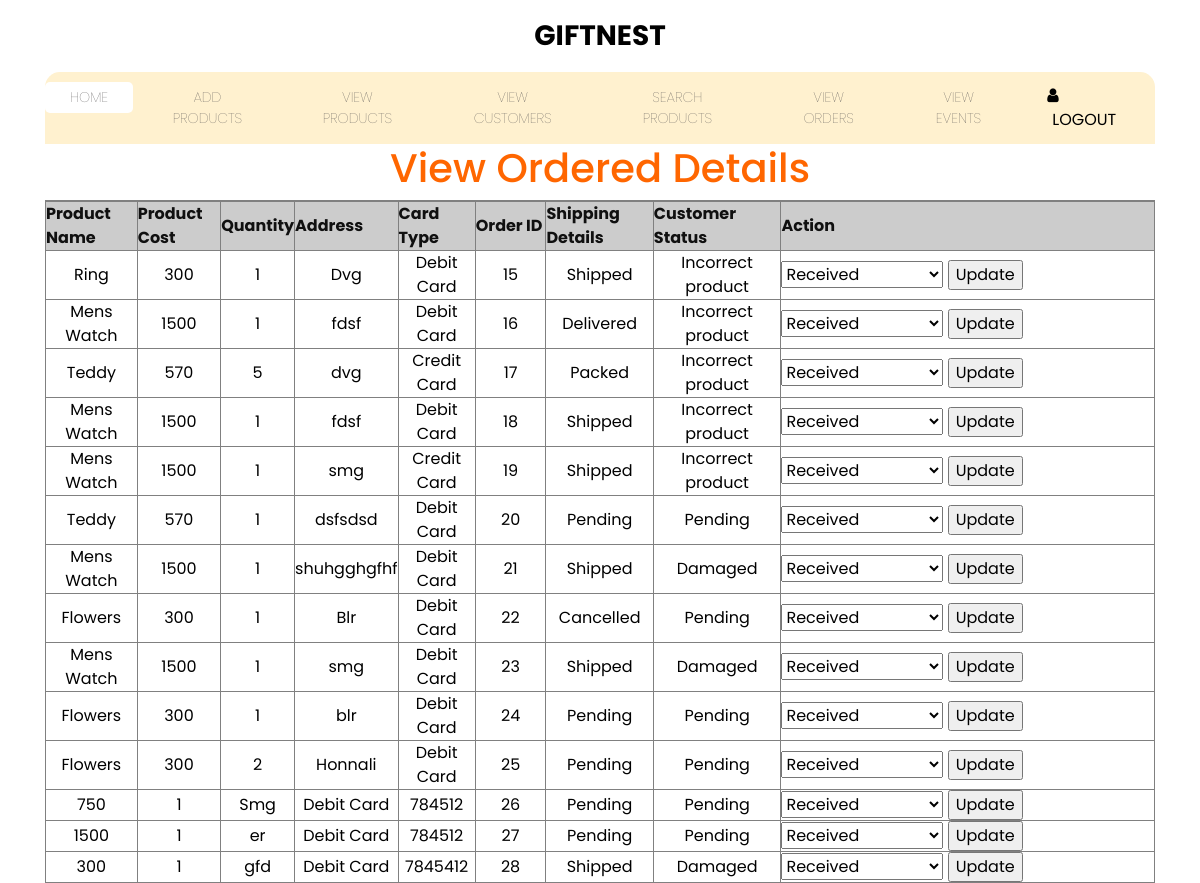
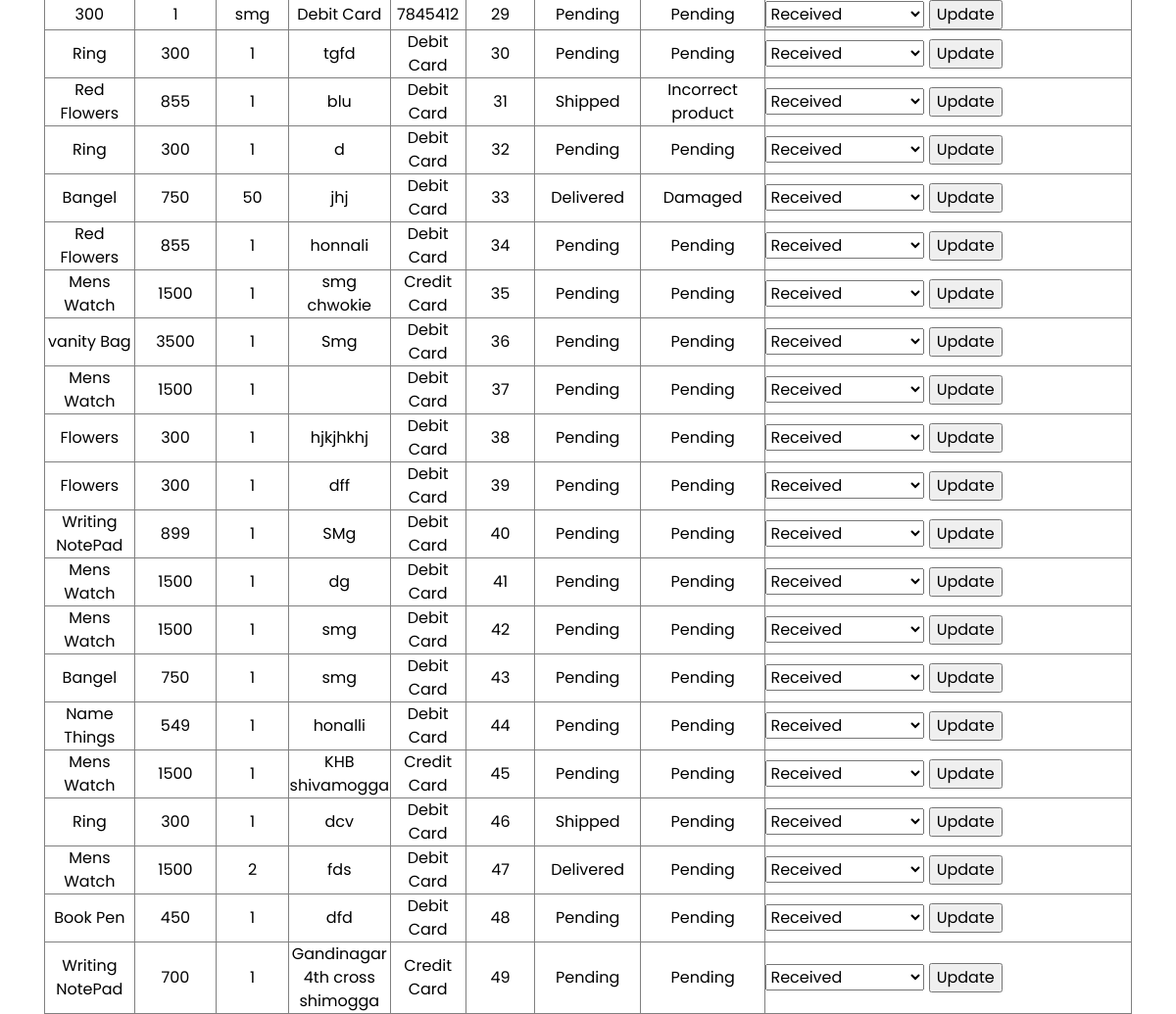
Screenshot of /customervieworders.php with the database file from the repository (2 pictures, top to bottom).
### tables this page shows
CREATE TABLE `orderlist` (
  `productname` varchar(50) DEFAULT NULL,
  `productcost` varchar(50) DEFAULT NULL,
  `quantity` varchar(50) DEFAULT NULL,
  `address` varchar(50) DEFAULT NULL,
  `cardtype` varchar(50) DEFAULT NULL,
  `cardnum` varchar(50) DEFAULT NULL,
  `cvv` varchar(50) DEFAULT NULL,
  `orderid` int(11) NOT NULL,
  `adminstatus` varchar(50) NOT NULL DEFAULT 'Pending',
  `pin` varchar(50) DEFAULT NULL,
  `customerstatus` varchar(50) NOT NULL DEFAULT 'Pending',
  `cemail` varchar(50) DEFAULT NULL
);

### customervieworders.php (the view, shortened to what this page needs)
<?php include("admintab.php"); ?>
<?php include("db.php"); ?>
<!DOCTYPE html>
<html lang="en">
<head>
</head>
<body>
    <h1 class="highlight large-text" align="center">View Ordered Details</h1>
    <table border="1" align="center" cellpadding="0" cellspacing="0" bgcolor="#CCCCCC">
        <th width="95">
            <tr>
                <th height="38">Product Name</th>
                <th width="86">Product Cost</th>
                <th width="58">Quantity</th>
                <th width="55">Address</th>
                <th width="79">Card Type</th>
                <th width="74">Order ID</th>
                <th width="111">Shipping Details</th>
                <th width="134">Customer Status</th>
                <th width="404">Action</th>
            </tr>
        </th>
        <tbody id="td">
            <?php
            $sql = "SELECT * FROM orderlist";
            $result = mysqli_query($conn, $sql);
            if ($result && mysqli_num_rows($result) > 0) {
                while ($row = mysqli_fetch_assoc($result)) {
            ?>
                    <tr>
                        <td align='center'><span class="style1"><?php echo $row["productname"] ?></span></td>
                        <td align='center'><span class="style1"><?php echo $row["productcost"] ?></span></td>
                        <td align='center'><span class="style1"><?php echo $row["quantity"] ?></span></td>
                        <td align='center'><span class="style1"><?php echo $row["address"] ?></span></td>
                        <td align='center'><span class="style1"><?php echo $row['cardtype'] ?></span></td>
                        <td align='center'><span class="style1"><?php echo $row["orderid"] ?></span></td>
                        <td align='center'><span class="style1"><?php echo $row['adminstatus'] ?></span></td>
                        <td align='center'><span class="style1"> <?php echo $row['customerstatus'] ?></span></td>
                        <td>
                            <form method='post' class="style1">
                                <select name='cstatus'>
                                    <option>Received</option>
                                </select>
                                <input type='submit' name='ord' value='Update' />
                            </form>
                        </td>
                    </tr>
            <?php
                }
            } else {
                echo "<tr> <td colspan='10' align='center'>No data available</td> </tr>";
            }
            ?>
        </tbody>
    </table>
</body>
</html>

### css/style.css (style rules this page uses)
body { font-family: "poppins", sans-serif; color: #101010; background-color: #ffffff; }

### customervieworders.php (style rules this page uses)
.highlight { color: #FF6600; }
#td { background-color: #FFFFFF; color: black; }

### rows the page displays
orderlist: productname "Ring", productcost "300", quantity "1", address "Dvg", cardtype "Debit Card", orderid "15", adminstatus "Shipped", customerstatus "Incorrect product"
orderlist: productname "Mens Watch", productcost "1500", quantity "1", address "fdsf", cardtype "Debit Card", orderid "16", adminstatus "Delivered", customerstatus "Incorrect product"
orderlist: productname "Teddy", productcost "570", quantity "5", address "dvg", cardtype "Credit Card", orderid "17", adminstatus "Packed", customerstatus "Incorrect product"
orderlist: productname "Mens Watch", productcost "1500", quantity "1", address "fdsf", cardtype "Debit Card", orderid "18", adminstatus "Shipped", customerstatus "Incorrect product"
orderlist: productname "Mens Watch", productcost "1500", quantity "1", address "smg", cardtype "Credit Card", orderid "19", adminstatus "Shipped", customerstatus "Incorrect product"
orderlist: productname "Teddy", productcost "570", quantity "1", address "dsfsdsd", cardtype "Debit Card", orderid "20", adminstatus "Pending", customerstatus "Pending"
orderlist: productname "Mens Watch", productcost "1500", quantity "1", address "shuhgghgfhf", cardtype "Debit Card", orderid "21", adminstatus "Shipped", customerstatus "Damaged"
orderlist: productname "Flowers", productcost "300", quantity "1", address "Blr", cardtype "Debit Card", orderid "22", adminstatus "Cancelled", customerstatus "Pending"
orderlist: productname "Mens Watch", productcost "1500", quantity "1", address "smg", cardtype "Debit Card", orderid "23", adminstatus "Shipped", customerstatus "Damaged"
orderlist: productname "Flowers", productcost "300", quantity "1", address "blr", cardtype "Debit Card", orderid "24", adminstatus "Pending", customerstatus "Pending"
orderlist: productname "Flowers", productcost "300", quantity "2", address "Honnali", cardtype "Debit Card", orderid "25", adminstatus "Pending", customerstatus "Pending"
orderlist: productname "750", productcost "1", quantity "Smg", address "Debit Card", cardtype "784512", orderid "26", adminstatus "Pending", customerstatus "Pending"
orderlist: productname "1500", productcost "1", quantity "er", address "Debit Card", cardtype "784512", orderid "27", adminstatus "Pending", customerstatus "Pending"
orderlist: productname "300", productcost "1", quantity "gfd", address "Debit Card", cardtype "7845412", orderid "28", adminstatus "Shipped", customerstatus "Damaged"
orderlist: productname "300", productcost "1", quantity "smg", address "Debit Card", cardtype "7845412", orderid "29", adminstatus "Pending", customerstatus "Pending"
orderlist: productname "Ring", productcost "300", quantity "1", address "tgfd", cardtype "Debit Card", orderid "30", adminstatus "Pending", customerstatus "Pending"
orderlist: productname "Red Flowers", productcost "855", quantity "1", address "blu", cardtype "Debit Card", orderid "31", adminstatus "Shipped", customerstatus "Incorrect product"
orderlist: productname "Ring", productcost "300", quantity "1", address "d", cardtype "Debit Card", orderid "32", adminstatus "Pending", customerstatus "Pending"
orderlist: productname "Bangel", productcost "750", quantity "50", address "jhj", cardtype "Debit Card", orderid "33", adminstatus "Delivered", customerstatus "Damaged"
orderlist: productname "Red Flowers", productcost "855", quantity "1", address "honnali", cardtype "Debit Card", orderid "34", adminstatus "Pending", customerstatus "Pending"
orderlist: productname "Mens Watch", productcost "1500", quantity "1", address "smg chwokie", cardtype "Credit Card", orderid "35", adminstatus "Pending", customerstatus "Pending"
orderlist: productname "vanity Bag", productcost "3500", quantity "1", address "Smg", cardtype "Debit Card", orderid "36", adminstatus "Pending", customerstatus "Pending"
orderlist: productname "Mens Watch", productcost "1500", quantity "1", cardtype "Debit Card", orderid "37", adminstatus "Pending", customerstatus "Pending"
orderlist: productname "Flowers", productcost "300", quantity "1", address "hjkjhkhj", cardtype "Debit Card", orderid "38", adminstatus "Pending", customerstatus "Pending"
orderlist: productname "Flowers", productcost "300", quantity "1", address "dff", cardtype "Debit Card", orderid "39", adminstatus "Pending", customerstatus "Pending"
orderlist: productname "Writing NotePad", productcost "899", quantity "1", address "SMg", cardtype "Debit Card", orderid "40", adminstatus "Pending", customerstatus "Pending"
orderlist: productname "Mens Watch", productcost "1500", quantity "1", address "dg", cardtype "Debit Card", orderid "41", adminstatus "Pending", customerstatus "Pending"
orderlist: productname "Mens Watch", productcost "1500", quantity "1", address "smg", cardtype "Debit Card", orderid "42", adminstatus "Pending", customerstatus "Pending"
orderlist: productname "Bangel", productcost "750", quantity "1", address "smg", cardtype "Debit Card", orderid "43", adminstatus "Pending", customerstatus "Pending"
orderlist: productname "Name Things", productcost "549", quantity "1", address "honalli", cardtype "Debit Card", orderid "44", adminstatus "Pending", customerstatus "Pending"
orderlist: productname "Mens Watch", productcost "1500", quantity "1", address "KHB shivamogga", cardtype "Credit Card", orderid "45", adminstatus "Pending", customerstatus "Pending"
orderlist: productname "Ring", productcost "300", quantity "1", address "dcv", cardtype "Debit Card", orderid "46", adminstatus "Shipped", customerstatus "Pending"
orderlist: productname "Mens Watch", productcost "1500", quantity "2", address "fds", cardtype "Debit Card", orderid "47", adminstatus "Delivered", customerstatus "Pending"
orderlist: productname "Book Pen", productcost "450", quantity "1", address "dfd", cardtype "Debit Card", orderid "48", adminstatus "Pending", customerstatus "Pending"
orderlist: productname "Writing NotePad", productcost "700", quantity "1", address "Gandinagar 4th cross shimogga", cardtype "Credit Card", orderid "49", adminstatus "Pending", customerstatus "Pending"
